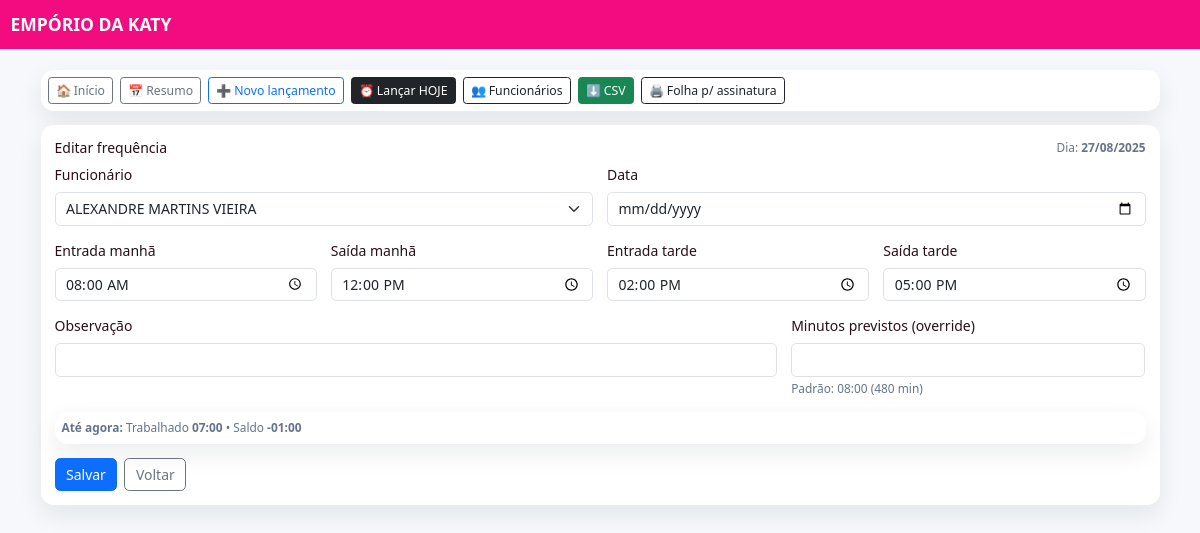
Screenshot of /frequencia/1/editar/ (signed in) with the database file from the repository.
### camisas/models.py (models this page shows, shortened)
class FrequenciaDia(models.Model):
    funcionario = models.ForeignKey(Funcionario, related_name="frequencias", on_delete=models.CASCADE)
    data = models.DateField()
    e1 = models.TimeField("Entrada manhã", null=True, blank=True)
    s1 = models.TimeField("Saída manhã",   null=True, blank=True)
    e2 = models.TimeField("Entrada tarde", null=True, blank=True)
    s2 = models.TimeField("Saída tarde",   null=True, blank=True)
    observacao = models.CharField(max_length=240, blank=True, default="")
    minutos_previstos_override = models.PositiveIntegerField(null=True, blank=True)
    class Meta:
        unique_together = ("funcionario", "data")
        ordering = ["-data"]
    @property
    def minutos_previstos(self) -> int:
        return self.minutos_previstos_override or self.funcionario.jornada_diaria_min
    def _diff_minutes(self, t_ini, t_fim):
        if not (t_ini and t_fim):
            return 0
        dt = datetime.combine(self.data, t_fim) - datetime.combine(self.data, t_ini)
        mins = int(dt.total_seconds() // 60)
        if mins < 0:
            mins += 24 * 60
        return mins
    def minutos_trabalhados_ate_agora(self) -> int:
        total = self._diff_minutes(self.e1, self.s1)
        total += self._diff_minutes(self.e2, self.s2)
        now = timezone.localtime()
        hoje = now.date()
        return max(0, total)
    @staticmethod
    def fmt_hhmm(minutos: int) -> str:
        neg = minutos < 0
        m = abs(minutos)
        h, mi = divmod(m, 60)
        return f"-{h:02d}:{mi:02d}" if neg else f"{h:02d}:{mi:02d}"

### camisas/views.py (the view, shortened to what this page needs)
# urls.py: path("frequencia/<int:pk>/editar/", views.frequencia_editar, name="freq_editar"),
@login_required
def frequencia_editar(request, pk=None):
    instance = get_object_or_404(FrequenciaDia, pk=pk) if pk else None
    initial = {}
    form = FrequenciaDiaForm(request.POST or None, instance=instance, initial=initial)
    if request.method == "POST" and form.is_valid():
        obj = form.save()
        return redirect(f"{reverse('camisas:freq_resumo')}?func={obj.funcionario_id}&mes={obj.data:%Y-%m}")
    min_prev = instance.minutos_previstos if instance else (initial.get("funcionario").jornada_diaria_min if initial.get("funcionario") else 480)
    min_trab_agora = instance.minutos_trabalhados_ate_agora() if instance else 0
    saldo_agora = min_trab_agora - min_prev
    func_for_nav = instance.funcionario if instance else initial.get("funcionario") or _funcionario_padrao(request.user)
    mes_for_nav = (instance.data if instance else initial.get("data") or timezone.localdate())
    return render(request, "camisas/frequencia_form.html", {
        "form": form, "obj": instance,
        "min_prev": min_prev,
        "hh_prev": FrequenciaDia.fmt_hhmm(min_prev),
        "hh_trab_agora": FrequenciaDia.fmt_hhmm(min_trab_agora),
        "hh_saldo_agora": FrequenciaDia.fmt_hhmm(saldo_agora),
        "nav_func": func_for_nav, "nav_mes_str": f"{mes_for_nav:%Y-%m}",
    })

### camisas/forms.py
class FrequenciaDiaForm(forms.ModelForm):
    class Meta:
        model = FrequenciaDia
        fields = ["funcionario", "data", "e1", "s1", "e2", "s2", "observacao", "minutos_previstos_override"]
        widgets = {
            "funcionario": forms.Select(attrs={"class":"form-select"}),
            "data": forms.DateInput(attrs={"type":"date","class":"form-control"}),
            "e1": TimeInput(attrs={"class":"form-control"}),
            "s1": TimeInput(attrs={"class":"form-control"}),
            "e2": TimeInput(attrs={"class":"form-control"}),
            "s2": TimeInput(attrs={"class":"form-control"}),
            "observacao": forms.TextInput(attrs={"class":"form-control"}),
            "minutos_previstos_override": forms.NumberInput(attrs={"class":"form-control", "min":"0", "step":"1"}),
        }

### camisas/models.py (called while the page is built)
    def __str__(self):
        return self.nome

### camisas/templates/camisas/frequencia_form.html (shortened to what this page needs)
<!doctype html>
<html lang="pt-br">
<head>
  <link href="https://cdn.jsdelivr.net/npm/bootstrap@5.3.3/dist/css/bootstrap.min.css" rel="stylesheet"/>
</head>
<body>
<nav class="navbar nav-pro navbar-dark">
  <div class="container-fluid">
    <a class="navbar-brand fw-bold" href="{% url 'camisas:home' %}">EMPÓRIO DA KATY</a>
  </div>
</nav>
<main class="container py-4">
  {% include "camisas/_freq_nav.html" %}
  <div class="card-clean p-3">
    <div class="d-flex justify-content-between align-items-center mb-2">
      <h1 class="h6 m-0">{{ obj|yesno:"Editar,Lançar" }} frequência</h1>
      {% if obj %}<span class="mini">Dia: <strong>{{ obj.data|date:"d/m/Y" }}</strong></span>{% endif %}
    </div>
    <form method="post" class="row g-3">{% csrf_token %}
      <div class="col-md-6">
        <label class="form-label">Funcionário</label>
        {{ form.funcionario }}
      </div>
      <div class="col-md-6">
        <label class="form-label">Data</label>
        {{ form.data }}
      </div>
      <div class="col-6 col-md-3">
        <label class="form-label">Entrada manhã</label>
        {{ form.e1 }}
      </div>
      <div class="col-6 col-md-3">
        <label class="form-label">Saída manhã</label>
        {{ form.s1 }}
      </div>
      <div class="col-6 col-md-3">
        <label class="form-label">Entrada tarde</label>
        {{ form.e2 }}
      </div>
      <div class="col-6 col-md-3">
        <label class="form-label">Saída tarde</label>
        {{ form.s2 }}
      </div>
      <div class="col-md-8">
        <label class="form-label">Observação</label>
        {{ form.observacao }}
      </div>
      <div class="col-md-4">
        <label class="form-label">Minutos previstos (override)</label>
        {{ form.minutos_previstos_override }}
        <div class="mini mt-1">Padrão: {{ hh_prev }} ({{ min_prev }} min)</div>
      </div>
      <div class="col-12">
        <div class="card-clean p-2 mini">
          <strong>Até agora:</strong>
          Trabalhado <span class="fw-semibold">{{ hh_trab_agora }}</span> •
          Saldo <span class="fw-semibold">{{ hh_saldo_agora }}</span>
        </div>
      </div>
      <div class="col-12 d-flex gap-2">
        <button class="btn btn-primary">Salvar</button>
        <a class="btn btn-outline-secondary" href="{% url 'camisas:freq_resumo' %}?func={{ nav_func.id|default:'' }}&mes={{ nav_mes_str|default:'' }}">Voltar</a>
      </div>
    </form>
  </div>
</main>
</body>
</html>

### camisas/templates/camisas/frequencia_form.html (style rules this page uses)
:root { --ink:#2a0f1a; --muted:#64748b; --ring:rgba(37,99,235,.18); --g1:#f30c80; --g2:#f30c80; --base-font:14px; }
html { font-size:var(--base-font); }
body { background:#f6f8fb; color:var(--ink); }
.nav-pro { background:linear-gradient(90deg,var(--g1),var(--g2)); }
.card-clean { border:none; border-radius:.9rem; box-shadow:0 10px 24px rgba(17,24,39,.08); background:#fff; }
.mini { font-size:.85rem; color:var(--muted); }

### rows the page displays
FrequenciaDia: data "27/08/2025", funcionario "ALEXANDRE MARTINS VIEIRA", e1 "08:00:00", s1 "12:00:00", e2 "14:00:00", s2 "17:00:00"

### other values shown
{{ obj|yesno:"Editar,Lançar" }} "Editar"
{{ hh_prev }} "08:00"
{{ min_prev }} "480"
{{ hh_trab_agora }} "07:00"
{{ hh_saldo_agora }} "-01:00"
